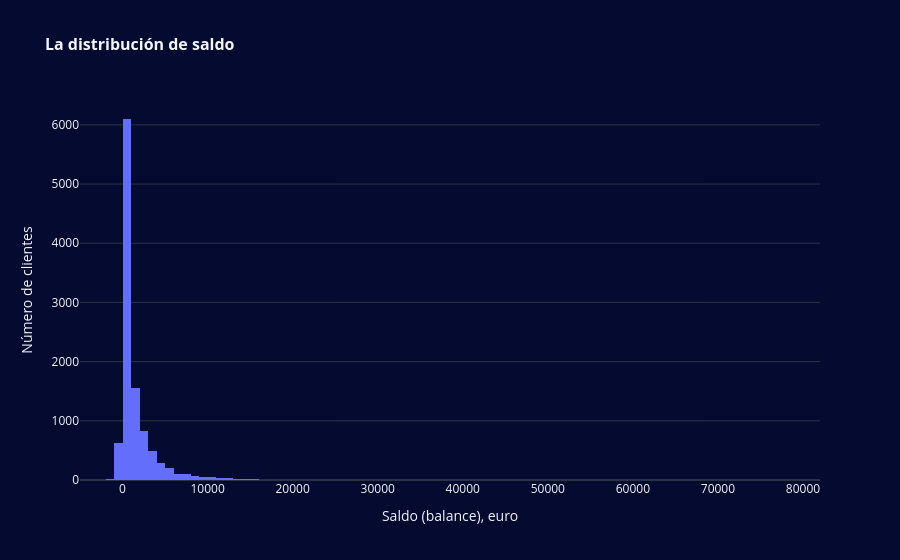

Source (notebook cell):
### Markdown cell above
##### La distribución de saldo:

### Code cell
fig = px.histogram(
    df, 
    x='balance', 
    nbins=100, 
    title='La distribución de saldo',
    labels={'balance': 'Saldo (balance), euro', 'count': 'Número de clientes'},
    range_x=[-5000, 82000]
)

fig.update_layout(
    title_font=dict(size=16, weight='bold'),
    xaxis_title_font=dict(size=14, weight='bold'),
    yaxis_title_font=dict(size=14, weight='bold'),
    xaxis_tickfont=dict(size=12),
    yaxis_tickfont=dict(size=12),
    yaxis=dict(
        title='Número de clientes', 
        tickformat='d' 
    ),
    xaxis=dict(
        title='Saldo (balance), euro', 
        tickformat='d' 
    ),
    showlegend=False
)

fig.show()

### Figure 1 — Plotly figure (JSON) as saved in the notebook; plotly's stock layout.template omitted (floating-point values rounded to 4 significant figures; data arrays with more than 128 entries replaced by an {"elided": "..."} marker saying what was removed)
{"data": [{"bingroup": "x", "hovertemplate": "Saldo (balance), euro=%{x}<br>count=%{y}<extra></extra>", "legendgroup": "", "marker": {"color": "#636efa", "pattern": {"shape": ""}}, "name": "", "nbinsx": 100, "orientation": "v", "showlegend": false, "type": "histogram", "x": {"elided": "10642 int values"}, "xaxis": "x", "yaxis": "y"}], "layout": {"barmode": "relative", "legend": {"tracegroupgap": 0}, "showlegend": false, "title": {"font": {"size": 16, "weight": "bold"}, "text": "La distribución de saldo"}, "xaxis": {"anchor": "y", "domain": [0, 1], "range": [-5000, 82000], "tickfont": {"size": 12}, "tickformat": "d", "title": {"text": "Saldo (balance), euro"}}, "yaxis": {"anchor": "x", "domain": [0, 1], "tickfont": {"size": 12}, "tickformat": "d", "title": {"text": "Número de clientes"}}}}
